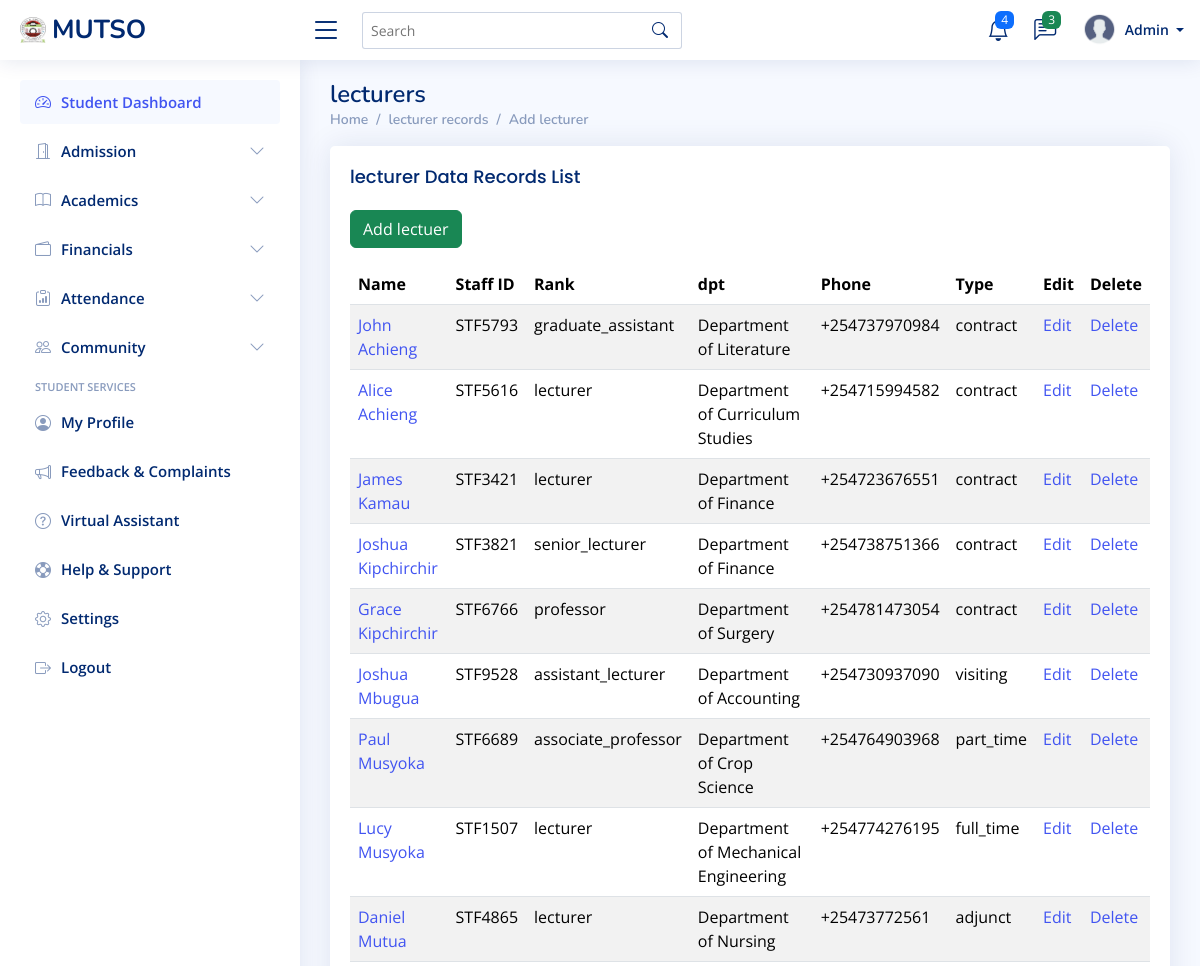
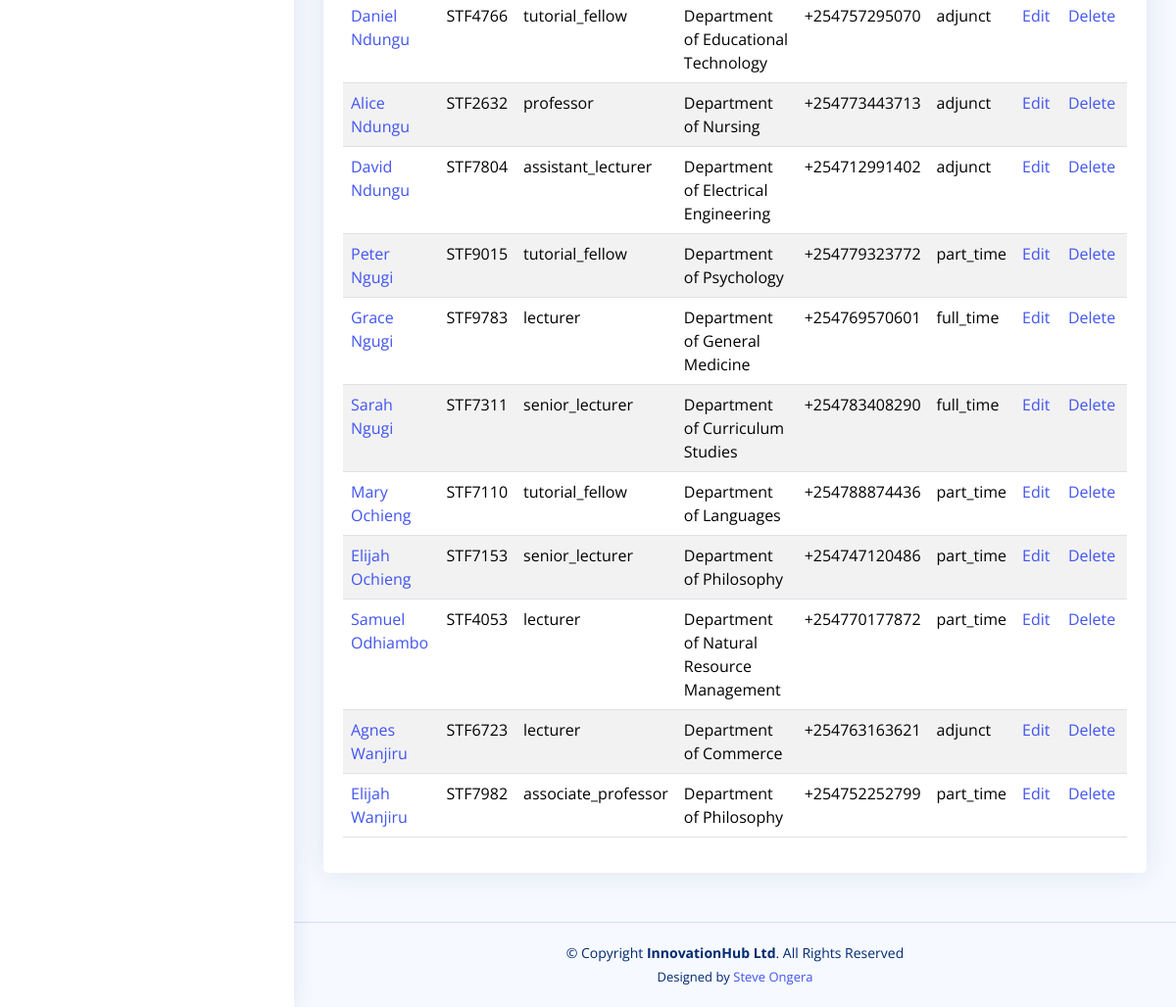
Page /lecturers/ on the committed database (2 pictures, top to bottom).
### students_portal/models.py (models this page shows, shortened)
class Lecturer(models.Model):
    staff_id = models.CharField(max_length=20, unique=True)
    first_name = models.CharField(max_length=100)
    last_name = models.CharField(max_length=100)
    middle_name = models.CharField(max_length=100, blank=True, null=True)
    national_id = models.CharField(max_length=20, blank=True, null=True)
    department = models.ForeignKey(Department, on_delete=models.CASCADE, related_name='lecturers')
    qualification = models.CharField(max_length=100, blank=True, null=True)
    specialization = models.CharField(max_length=200, blank=True, null=True)
    academic_rank = models.CharField(max_length=50, choices=[
        ('professor', 'Professor'),
        ('associate_professor', 'Associate Professor'),
        ('senior_lecturer', 'Senior Lecturer'),
        ('lecturer', 'Lecturer'),
        ('assistant_lecturer', 'Assistant Lecturer'),
        ('tutorial_fellow', 'Tutorial Fellow'),
        ('graduate_assistant', 'Graduate Assistant'),
    ], blank=True, null=True)
    employment_type = models.CharField(max_length=50, choices=[
        ('full_time', 'Full Time'),
        ('part_time', 'Part Time'),
        ('contract', 'Contract'),
        ('visiting', 'Visiting'),
        ('adjunct', 'Adjunct'),
    ], default='full_time')
    date_of_employment = models.DateField(blank=True, null=True)
    email = models.EmailField(blank=True, null=True)
    phone_number = models.CharField(max_length=15, blank=True, null=True)
    biography = models.TextField(blank=True, null=True)
    profile_picture = models.ImageField(upload_to='lecturer_profiles/', blank=True, null=True)
    is_active = models.BooleanField(default=True)
    status = models.CharField(max_length=20, choices=[
        ('active', 'Active'),
        ('on_leave', 'On Leave'),
        ('sabbatical', 'Sabbatical'),
        ('terminated', 'Terminated'),
        ('retired', 'Retired'),
    ], default='active')
    created_at = models.DateTimeField(auto_now_add=True)
    updated_at = models.DateTimeField(auto_now=True)

class Department(models.Model):
    name = models.CharField(max_length=100)
    code = models.CharField(max_length=10, unique=True)
    faculty = models.ForeignKey(Faculty, on_delete=models.CASCADE, related_name='departments')
    description = models.TextField(blank=True, null=True)
    def __str__(self):
        return self.name

### students_portal/views.py (the view)
# urls.py: path('lecturers/', views.lecturer_list, name='lecturer_list'),
def lecturer_list(request):
    lecturers = Lecturer.objects.all().order_by('last_name')
    context = {
        'lecturers': lecturers,
        'title': 'Lecturer List'
    }
    return render(request, 'lecturers/lecturer_list.html', context)

### templates/lecturers/lecturer_list.html (shortened to what this page needs)
{% extends "base/base.html" %}
{% block content %}
<div class="pagetitle">
    <h1>lecturers</h1>
    <nav>
        <ol class="breadcrumb">
            <li class="breadcrumb-item"><a href="{% url 'admin_dashboard' %}">Home</a></li>
            <li class="breadcrumb-item">lecturer records</li>
            <li class="breadcrumb-item active"><a href="{% url 'lecturer_create' %}">Add lecturer</a></li>
        </ol>
    </nav>
</div>
<section class="section">
    <div class="row">
        <div class="col-lg-12">
            <div class="card">
                <div class="card-body">
                    <h5 class="card-title">lecturer Data Records List</h5>
                    <a href="#" class="btn btn-success mb-3">Add lectuer</a>
                    <div class="table-responsive">
                        <table class="table table-striped datatable">
                            <thead>
                                <tr>
                                    <th>Name</th>
                                    <th>Staff ID</th>
                                    <th>Rank</th>
                                    <th>dpt</th>
                                    <th>Phone</th>
                                    <th>Type</th>
                                    <th>Edit</th>
                                    <th>Delete</th>
                                </tr>
                            </thead>
                            <tbody>
                                {% for lecturer in lecturers %}
                                <tr>
                                    <td>
                                        <a href="{% url 'lecturer_detail' lecturer.id %}">
                                            {{ lecturer.first_name}}  {{ lecturer.last_name}}
                                        </a>
                                    </td>
                                    <td>{{ lecturer.staff_id}}</td>
                                    <td>{{ lecturer.academic_rank }}</td>
                                    <td>
                                            {{ lecturer.department }}
                                    </td>
                                    <td> {{ lecturer.phone_number }} </td>
                                    <td>{{ lecturer.employment_type }}</td>
                                    <td><a href="{% url 'lecturer_update' lecturer.pk %}">Edit</a></td>
                                    <td><a href="{% url 'lecturer_delete' lecturer.pk %}">Delete</a></td>
                                </tr>
                                {% endfor %}
                            </tbody>
                        </table>
                    </div>
                </div>
            </div>
        </div>
    </div>
</section>
{% endblock %}

### static/assets/css/style.css (style rules this page uses)
:root { scroll-behavior: smooth; }
body { font-family: "Open Sans", sans-serif; background: #f6f9ff; color: #444444; }
h1, h2, h3, h4, h5, h6 { font-family: "Nunito", sans-serif; }
.pagetitle { margin-bottom: 10px; }
.pagetitle h1 { font-size: 24px; margin-bottom: 0; font-weight: 600; color: #012970; }
.card { margin-bottom: 30px; border: none; border-radius: 5px; box-shadow: 0px 0 30px rgba(1, 41, 112, 0.1); }
.card-title { padding: 20px 0 15px 0; font-size: 18px; font-weight: 500; color: #012970; font-family: "Poppins", sans-serif; }
.card-body { padding: 0 20px 20px 20px; }
.breadcrumb { font-size: 14px; font-family: "Nunito", sans-serif; color: #899bbd; font-weight: 600; }
.breadcrumb a { color: #899bbd; transition: 0.3s; }
.breadcrumb .breadcrumb-item::before { color: #899bbd; }
.breadcrumb .active { color: #51678f; font-weight: 600; }

### rows in the picture
Lecturer: first_name "John", last_name "Achieng", staff_id "STF5793", academic_rank "graduate_assistant", department "Department of Literature", phone_number "+254737970984", employment_type "contract"
Lecturer: first_name "Alice", last_name "Achieng", staff_id "STF5616", academic_rank "lecturer", department "Department of Curriculum Studies", phone_number "+254715994582", employment_type "contract"
Lecturer: first_name "James", last_name "Kamau", staff_id "STF3421", academic_rank "lecturer", department "Department of Finance", phone_number "+254723676551", employment_type "contract"
Lecturer: first_name "Joshua", last_name "Kipchirchir", staff_id "STF3821", academic_rank "senior_lecturer", department "Department of Finance", phone_number "+254738751366", employment_type "contract"
Lecturer: first_name "Grace", last_name "Kipchirchir", staff_id "STF6766", academic_rank "professor", department "Department of Surgery", phone_number "+254781473054", employment_type "contract"
Lecturer: first_name "Joshua", last_name "Mbugua", staff_id "STF9528", academic_rank "assistant_lecturer", department "Department of Accounting", phone_number "+254730937090", employment_type "visiting"
Lecturer: first_name "Paul", last_name "Musyoka", staff_id "STF6689", academic_rank "associate_professor", department "Department of Crop Science", phone_number "+254764903968", employment_type "part_time"
Lecturer: first_name "Lucy", last_name "Musyoka", staff_id "STF1507", academic_rank "lecturer", department "Department of Mechanical Engineering", phone_number "+254774276195", employment_type "full_time"
Lecturer: first_name "Daniel", last_name "Mutua", staff_id "STF4865", academic_rank "lecturer", department "Department of Nursing", phone_number "+25473772561", employment_type "adjunct"
Lecturer: first_name "Daniel", last_name "Ndungu", staff_id "STF4766", academic_rank "tutorial_fellow", department "Department of Educational Technology", phone_number "+254757295070", employment_type "adjunct"
Lecturer: first_name "Alice", last_name "Ndungu", staff_id "STF2632", academic_rank "professor", department "Department of Nursing", phone_number "+254773443713", employment_type "adjunct"
Lecturer: first_name "David", last_name "Ndungu", staff_id "STF7804", academic_rank "assistant_lecturer", department "Department of Electrical Engineering", phone_number "+254712991402", employment_type "adjunct"
Lecturer: first_name "Peter", last_name "Ngugi", staff_id "STF9015", academic_rank "tutorial_fellow", department "Department of Psychology", phone_number "+254779323772", employment_type "part_time"
Lecturer: first_name "Grace", last_name "Ngugi", staff_id "STF9783", academic_rank "lecturer", department "Department of General Medicine", phone_number "+254769570601", employment_type "full_time"
Lecturer: first_name "Sarah", last_name "Ngugi", staff_id "STF7311", academic_rank "senior_lecturer", department "Department of Curriculum Studies", phone_number "+254783408290", employment_type "full_time"
Lecturer: first_name "Mary", last_name "Ochieng", staff_id "STF7110", academic_rank "tutorial_fellow", department "Department of Languages", phone_number "+254788874436", employment_type "part_time"
Lecturer: first_name "Elijah", last_name "Ochieng", staff_id "STF7153", academic_rank "senior_lecturer", department "Department of Philosophy", phone_number "+254747120486", employment_type "part_time"
Lecturer: first_name "Samuel", last_name "Odhiambo", staff_id "STF4053", academic_rank "lecturer", department "Department of Natural Resource Management", phone_number "+254770177872", employment_type "part_time"
Lecturer: first_name "Agnes", last_name "Wanjiru", staff_id "STF6723", academic_rank "lecturer", department "Department of Commerce", phone_number "+254763163621", employment_type "adjunct"
Lecturer: first_name "Elijah", last_name "Wanjiru", staff_id "STF7982", academic_rank "associate_professor", department "Department of Philosophy", phone_number "+254752252799", employment_type "part_time"
